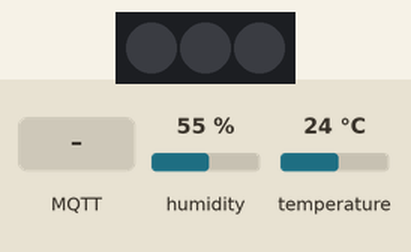
The program below on a simulated ESP32. Shown: 3 RGB LEDs in strip order, left to right. Inputs (shaded band) come from the test bench; at power-on: humidity 55 %, temperature 24 °C. Dim RGB values are drawn brighter than linear; WiFi joins after 1.5 s; servers stay silent unless stated; random numbers use the default seed unless the program sets one; no MQTT or app messages arrive unless stated; what the program prints to the serial monitor is not drawn.

Above: at 4.4 s.
4.5 s: MQTT message "1" arrives on the first subscribed topic
At 5.2 s:
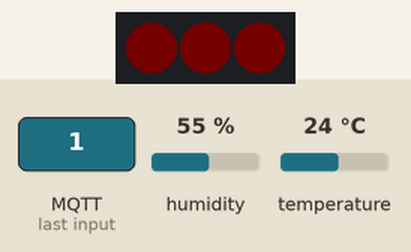
6.0 s: MQTT message "1" arrives on the second subscribed topic
At 6.3 s:
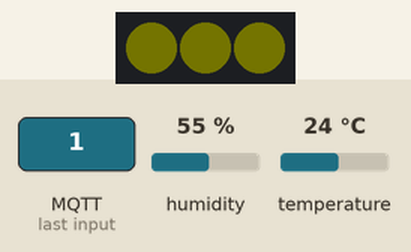
7.5 s: MQTT message "1" arrives on the third subscribed topic
At 8.7 s:
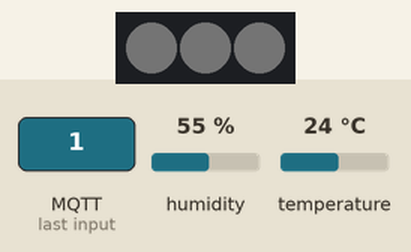
Timing chart, 0 to 10.5 s (numbered marks = the images above; inputs shaded):
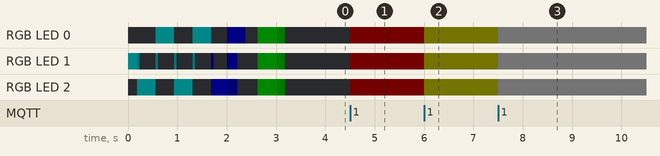

The program:

main.cpp
```cpp
#include <Adafruit_AHTX0.h>
#include <Arduino.h>
#include <FastLED.h>
#include <PubSubClient.h>
#include <WiFi.h>

#include "led_utils.h"
#include "serial_utils.h"
// #include <Adafruit_AHT10.h>

const char* LOCAL_SSID = "";
const char* LOCAL_PASS = "";

const char* MQTT_SERVER = "broker.emqx.io";
const int MQTT_PORT = 1883;

const char* MQTT_PUB_TEMP = "redes/esp32/temp";
const char* MQTT_PUB_HUM = "redes/esp32/hum";
const char* MQTT_SUB_R = "redes/esp32/r";
const char* MQTT_SUB_G = "redes/esp32/g";
const char* MQTT_SUB_B = "redes/esp32/b";
const char* MQTT_SUB_A = "redes/esp32/a";
const char* MQTT_SUB_RGB = "redes/esp32/rgb";

float readTemp = 0;
float lastTemp = 0;
float readHum = 0;
float lastHum = 0;

int r, g, b;
int a = 255;

unsigned long lastConenctionCheck = 0;
bool connected = false;

unsigned long lastSensorMillis = 0;
#define SENSOR_READ_INTERVAL 1000
#define TEMP_ERROR 0.3  // 0.3°C
#define HUM_ERROR 2     // 2%

#define NUM_LEDS 3
#define LED_PIN 23

CRGB leds[NUM_LEDS];
WiFiClient espClient;
PubSubClient client(espClient);
Adafruit_AHTX0 aht;
// Adafruit_AHT10 aht;

char* stringToChar(String str) {
  return &*str.begin();
}

#define MAX_UUID 10

const char * generateUUID(){
  const char possible[] = "ABCDEFGHIJKLMNOPQRSTUVWXYZabcdefghijklmnopqrstuvwxyz0123456789";
  static char uuid[MAX_UUID + 1];
  for(int p = 0, i = 0; i < MAX_UUID; i++){
    int r = random(0, strlen(possible));
    uuid[p++] = possible[r];
  }
  uuid[MAX_UUID] = '\0';
  return uuid;
}

void callback(char* topic, byte* payload, unsigned int length) {
  String content = "";
  for (size_t i = 0; i < length; i++) {
    content.concat((char)payload[i]);
  }

  if (strcmp(topic, MQTT_SUB_R) == 0) {
    serialPrintMQTT(MQTT_SUB_R, stringToChar(content), "", 1);
    r = content.toInt();
  }

  if (strcmp(topic, MQTT_SUB_G) == 0) {
    serialPrintMQTT(MQTT_SUB_G, stringToChar(content), "", 2);
    g = content.toInt();
  }

  if (strcmp(topic, MQTT_SUB_B) == 0) {
    serialPrintMQTT(MQTT_SUB_B, stringToChar(content), "", 4);
    b = content.toInt();
  }

  if (strcmp(topic, MQTT_SUB_A) == 0) {
    serialPrintMQTT(MQTT_SUB_A, stringToChar(content), "", 7);
    a = content.toInt();
  }

  if (strcmp(topic, MQTT_SUB_RGB) == 0) {
    serialPrintMQTT(MQTT_SUB_RGB, stringToChar(content), "", 7);
    if (length > 7) {
      // Convierte texto en formato "rgb( 255, 255, 255 )" en enteros
      content.remove(0, 4);
      content.remove(content.length() - 1);
      char contentArray[50];
      content.toCharArray(contentArray, 25);
      char* rgb[9];
      char* ptr = NULL;
      byte index = 0;
      ptr = strtok(contentArray, ", ");
      while (ptr != NULL) {
        rgb[index] = ptr;
        index++;
        ptr = strtok(NULL, ", ");
      }
      r = atoi(rgb[0]);
      g = atoi(rgb[1]);
      b = atoi(rgb[2]);
    } else {
      // Convierte texto en formato "#FFFFFF" en enteros
      int number = (int)strtol(&content[1], NULL, 16);
      r = number >> 16;
      g = number >> 8 & 0xFF;
      b = number & 0xFF;
    }
  }
}

void setup() {
  Serial.begin(115200);
  aht.begin();

  FastLED.addLeds<WS2812B, LED_PIN, GRB>(leds, NUM_LEDS);
  FastLED.setBrightness(10);

  Serial.print("\033[2J");  // Limpia el monitor serie
  Serial.print("\033[H");   // Mueve el cursor a 0,0

  //* ============== WIFI ============== *//
  connected = false;
  WiFi.begin(LOCAL_SSID, LOCAL_PASS);
  while (!connected) {
    if (millis() > lastConenctionCheck + 500) {
      lastConenctionCheck = millis();
      connected = WiFi.status() == WL_CONNECTED;
    }
    serialPrintLoading("WiFi");
    ledsShowLoading(leds, NUM_LEDS, CRGB(0, 255, 255));
  }
  serialPrintSuccess("WiFi");

  //* ============== MQTT ============== *//
  connected = false;
  client.setServer(MQTT_SERVER, MQTT_PORT);
  while (!connected) {
    if (millis() > lastConenctionCheck + 500) {
      lastConenctionCheck = millis();
      connected = client.connect(generateUUID());
    }
    serialPrintLoading("Broker");
    ledsShowLoading(leds, NUM_LEDS, CRGB(0, 0, 255));
  }
  serialPrintSuccess("Broker");
  ledsShowSuccess(leds, NUM_LEDS);

  client.setCallback(callback);
  client.subscribe(MQTT_SUB_R);
  client.subscribe(MQTT_SUB_G);
  client.subscribe(MQTT_SUB_B);
  client.subscribe(MQTT_SUB_A);
  client.subscribe(MQTT_SUB_RGB);
  FastLED.setBrightness(255);
}

void loop() {
  //* ============== LECTURA DEL SENSOR ============== *//
  if (millis() > lastSensorMillis + SENSOR_READ_INTERVAL) {
    lastSensorMillis = millis();
    sensors_event_t humidity, temp;
    aht.getEvent(&humidity, &temp);
    readTemp = temp.temperature;
    readHum = humidity.relative_humidity;
  }

  //* ============== PUBLICACIÓN DE TEMPERATURA ============== *//
  if (readTemp > lastTemp + TEMP_ERROR || readTemp < lastTemp - TEMP_ERROR) {
    lastTemp = readTemp;

    char tempChar[5];
    dtostrf(readTemp, 5, 2, tempChar);  // Asigna el valor de la temperatura a la variable con solo dos decimales
    client.publish(MQTT_PUB_TEMP, tempChar);
    serialPrintMQTT(MQTT_PUB_TEMP, tempChar, "°C", 5);
  }

  //* ============== PUBLICACIÓN DE HUMEDAD ============== *//
  if (readHum > lastHum + HUM_ERROR || readHum < lastHum - HUM_ERROR) {
    lastHum = readHum;

    char humChar[5];
    dtostrf(readHum, 5, 2, humChar);  // Asigna el valor de la humedad a la variable con solo dos decimales
    client.publish(MQTT_PUB_HUM, humChar);
    serialPrintMQTT(MQTT_PUB_HUM, humChar, "%", 6);
  }

  //* ============== CONTROL DE LEDS RGB ============== *//
  for (int i = 0; i < NUM_LEDS; i++) {
    fadeColor(leds[i], CRGB(r, g, b), 3);
    // leds[i] = CRGB(r, g, b);
  }
  FastLED.setBrightness(a);
  FastLED.show();
  client.loop();
}
```

led_utils.h
```cpp
#include <Arduino.h>
#include <FastLED.h>

void nblendU8TowardU8(uint8_t& cur, const uint8_t target, uint8_t amount) {
  if (cur == target) return;
  if (cur < target) {
    uint8_t delta = target - cur;
    delta = scale8_video(delta, amount);
    cur += delta;
  } else {
    uint8_t delta = cur - target;
    delta = scale8_video(delta, amount);
    cur -= delta;
  }
}

CRGB fadeColor(CRGB& cur, const CRGB& target, uint8_t amount) {
  nblendU8TowardU8(cur.red, target.red, amount);
  nblendU8TowardU8(cur.green, target.green, amount);
  nblendU8TowardU8(cur.blue, target.blue, amount);
  return cur;
}

int j = 0;
bool direction = true;
unsigned long lastLedsMillis = 0;

void ledsShowLoading(CRGB* leds, byte num, CRGB color) {
  uint16_t sinBeat = beatsin16(80, 0, num - 1, 0, 0);
  leds[sinBeat] = color;
  fadeToBlackBy(leds, num, 6);
  FastLED.show();
}

unsigned long animationMillis = 0;
bool isFirstLedLoop = true;
void ledsShowSuccess(CRGB* leds, byte num) {
  if (isFirstLedLoop) {
    animationMillis = millis();
    isFirstLedLoop = false;
  }
  while (millis() < animationMillis + 400) {
    for (int k = 0; k < num; k++) {
      fadeColor(leds[k], CRGB(0, 0, 0), 3);
    }
    FastLED.show();
  }
  while (millis() < animationMillis + 800) {
    for (int k = 0; k < num; k++) {
      fadeColor(leds[k], CRGB(0, 255, 0), 3);
    }
    FastLED.show();
  }
  while (millis() < animationMillis + 1200) {
    for (int k = 0; k < num; k++) {
      fadeColor(leds[k], CRGB(0, 0, 0), 3);
    }
    FastLED.show();
  }
  isFirstLedLoop = true;
}
```

serial_utils.h
```cpp
#include <Arduino.h>

void serialPrintMQTT(const char* topic, char* msg, String unit = "", byte colorNum = 9) {
  String colorCode = "\033[0;3" + String(colorNum) + "m";
  String colorCodeBold = "\033[1;3" + String(colorNum) + "m";

  Serial.println("");
  Serial.print("\033[1;39m");  // Default color bold
  Serial.print("TOPIC:  ");
  Serial.print(colorCode);
  Serial.println(topic);
  Serial.print("\033[1;39m");  // Default color bold
  Serial.print("VALUE:  ");
  Serial.print(colorCodeBold);
  Serial.print(msg);
  Serial.println(unit);
  Serial.print("\033[0;39m");  // Default color
}

String frames[6] = {"⠯", "⠟", "⠻", "⠽", "⠾", "⠷"};
unsigned long lastLoaderMillis = 0;
bool isFirstLoop = true;
int i;

void serialPrintLoading(String target) {
  if (isFirstLoop) {
    isFirstLoop = false;
    Serial.print("\033[1;36m");  // Cyan color bold
    Serial.print("Conectado " + target + " ");
  }
  if (millis() > lastLoaderMillis + 100) {
    i++;
    lastLoaderMillis = millis();
    Serial.print(frames[i]);  // Imprime un frame
    Serial.print("\033[1D");  // Mueve el cursor 1 lugar a la izquierda
    if (i == 5) i = 0;
  }
}

void serialPrintSuccess(String target) {
  isFirstLoop = true;
  lastLoaderMillis = 0;
  Serial.print("\033[2K");     // Borra la línea
  Serial.print("\r");          // Mueve el cursor al principio de la línea
  Serial.print("\033[1;32m");  // Green color bold
  Serial.print(target + " conectado ✔");
  Serial.println("\033[0;39m");  // Default color
}

/*
0 - Black
1 - Red
2 - Green
3 - Yellow
4 - Blue
5 - Magenta
6 - Cyan
7 - White
*/
```

Measured:
- after the input at 4.5 s, RGB LED 0–2: off → RGB(1, 0, 0) at once
- after the input at 6.0 s, RGB LED 0–2: RGB(1, 0, 0) → RGB(1, 1, 0) at once
- after the input at 7.5 s, RGB LED 0–2: RGB(1, 1, 0) → RGB(1, 1, 1) at once
